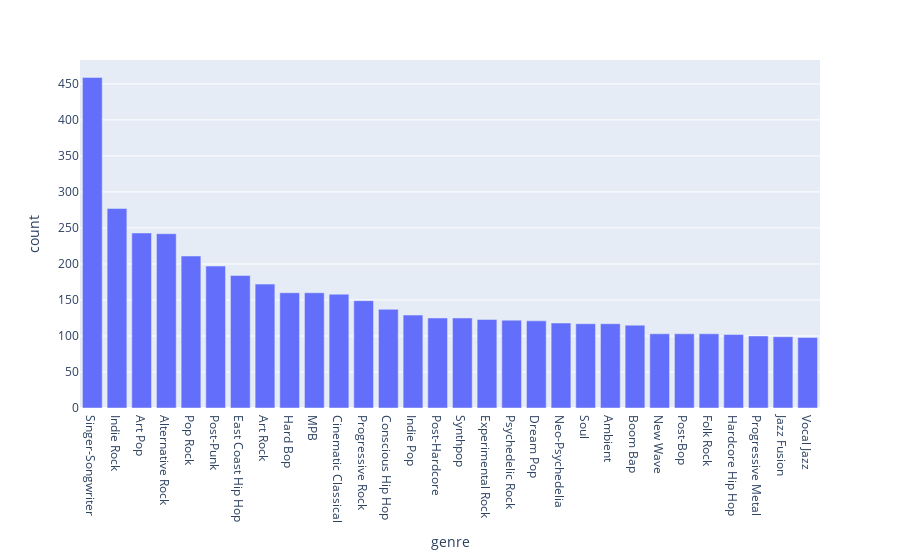

This figure's notebook cell:
### Markdown cell above
Top Genres
- visualize the most common genres
- Singer-songwriter is one of the most common, making up ~7% of the top albums

### Code cell
top_genres = pd.DataFrame(genre_df.value_counts()).reset_index()
px.bar(top_genres.head(30), x="genre", y="count")

### Figure 1 — Plotly figure (JSON) as saved in the notebook; plotly's stock layout.template omitted (floating-point values rounded to 4 significant figures)
{"data": [{"alignmentgroup": "True", "hovertemplate": "genre=%{x}<br>count=%{y}<extra></extra>", "legendgroup": "", "marker": {"color": "#636efa", "pattern": {"shape": ""}}, "name": "", "offsetgroup": "", "orientation": "v", "showlegend": false, "textposition": "auto", "type": "bar", "x": ["Singer-Songwriter", "Indie Rock", "Art Pop", "Alternative Rock", "Pop Rock", "Post-Punk", "East Coast Hip Hop", "Art Rock", "Hard Bop", "MPB", "Cinematic Classical", "Progressive Rock", "Conscious Hip Hop", "Indie Pop", "Post-Hardcore", "Synthpop", "Experimental Rock", "Psychedelic Rock", "Dream Pop", "Neo-Psychedelia", "Soul", "Ambient", "Boom Bap", "New Wave", "Post-Bop", "Folk Rock", "Hardcore Hip Hop", "Progressive Metal", "Jazz Fusion", "Vocal Jazz"], "xaxis": "x", "y": [459, 277, 243, 242, 211, 197, 184, 172, 160, 160, 158, 149, 137, 129, 125, 125, 123, 122, 121, 118, 117, 117, 115, 103, 103, 103, 102, 100, 99, 98], "yaxis": "y"}], "layout": {"autosize": true, "barmode": "relative", "legend": {"tracegroupgap": 0}, "margin": {"t": 60}, "xaxis": {"anchor": "y", "autorange": true, "domain": [0, 1], "range": [-0.5, 29.5], "title": {"text": "genre"}, "type": "category"}, "yaxis": {"anchor": "x", "autorange": true, "domain": [0, 1], "range": [0, 483.2], "title": {"text": "count"}, "type": "linear"}}}
